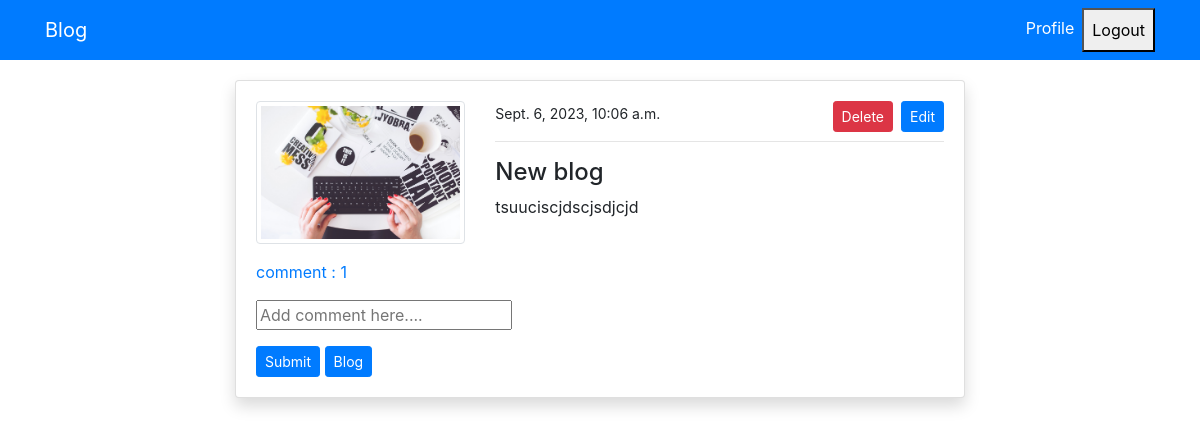
Page /post_detail/15/ (signed in) on the committed database.
### blog/models.py (models this page shows, shortened)
class PostModel(models.Model):
    title= models.CharField(max_length=100)
    content=models.TextField()
    author=models.ForeignKey(User,on_delete=models.CASCADE)
    publication_date=models.DateTimeField(auto_now_add=True)
    class Meta:
        ordering= ("-publication_date",)
    def comment_count(self):
        return self.comment_set.all().count()
    def comments(self):
        return self.comment_set.all()

### users/models.py (models this page shows, shortened)
class ProfileModel(models.Model):
    user=models.OneToOneField(User, on_delete=models.CASCADE)
    image=models.ImageField(default='default.png',upload_to='profile',
                            validators=[FileExtensionValidator(['png','jpg','jpeg'])])

### blog/views.py (the view)
# urls.py: path("post_detail/<int:pk>/",views.post_detail,name="blog-detail"),
@login_required
def post_detail(request,pk):
    post=PostModel.objects.get(id=pk)
    if request.method=="POST":
        comment_form=CommentForm(request.POST)
        if comment_form.is_valid():
            instance=comment_form.save(commit=False)
            instance.user=request.user
            instance.post=post
            instance.save()
            return redirect("blog-detail",pk=post.id)
    else:
        comment_form=CommentForm()
    context={
        "post":post,
        "comment_form":comment_form
    }
    return render(request,'blog/post_detail.html',context)

### blog/forms.py
class CommentForm(forms.ModelForm):
    content = forms.CharField(label='',widget=forms.TextInput(attrs={"placeholder": "Add comment here...."}))
    class Meta:
        model=comment
        fields=["content"]

### templates/blog/post_detail.html (shortened to what this page needs)
{% extends 'partials/base.html' %}
    {% block content %}
            <div class="container">
                <div class="row mt-5 pt-3">
                  <div class="col-md-8 offset-md-2">
                    <div class="card my-3 shadow">
                      <div class="card-body">
                        <div class="row">
                          <div class="col-md-4">
                            <img class="img-thumbnail" src="{{ post.author.profilemodel.image.url }}" alt="profile-img">
                          </div>
                          <div class="col-md-8">
                            <small>
                              {{post.publication_date}}
                            </small> {% if post.author == request.user %} <span>
                              <a class="btn btn-primary float-right btn-sm" href="{% url 'blog-post-edit' post.id %}">Edit</a>
                            </span>
                            <span>
                              <a class="btn btn-danger mx-2 float-right btn-sm" href="{% url 'blog-post-delete' post.id %}">Delete</a>
                            </span> {% endif %}
                            <hr>
                            <h4>{{post.title}}</h4>
                            <p>
                              {{post.content}}
                            </p>
                          </div>
                        </div>
                        <p class="mt-3">
                          <a class="" data-toggle="collapse" href="#collapseExample" role="button" aria-expanded="false" aria-controls="collapseExample"> comment : {{post.comment_count}}</a>
                        </p>
                        <form method="POST">
                            {{comment_form.as_p}}
                            <input class="btn btn-primary btn-sm" type="Submit">
                            <a class="btn btn-primary btn-sm" href="{% url 'blog-index' %}">Blog</a>
                          </form>
                      </div>
                    </div>
                  </div>
                </div>
{% endblock  %}

### rows in the picture
PostModel: author.profilemodel.image (picture), publication_date "Sept. 6, 2023, 10:06 a.m.", title "New blog", content "tsuuciscjdscjsdjcjd", comment_count "1"
